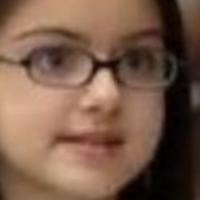
#> input picture UTKFace/14_1_0_20170119150832998.jpg.chip.jpg, 200 x 200 px, found by its file name; its folder holds only this picture in this run
$ python img2sketch.py
#> lines starting #> are read from the running program, lines starting #| are printed output that depends on the picture
# create sketch images

import cv2
from pathlib import Path
import os


# input_path = [Path('fairface', 'train'), Path('fairface', 'val')]
# dest_path = [Path('fairface', 'train_sk'), Path('fairface', 'val_sk')]

input_path = Path('UTKFace', 'utkface')
dest_path = Path('UTKFace', 'utkface_sk')


def img2sketch(photo, k_size):

    #Read Image
#> called with photo = '14_1_0_20170119150832998.jpg.chip.jpg', k_size = 21
    img = cv2.imread(str(Path(str(input_path), photo)))
#> img is the input picture: shape (200, 200, 3); mean B, G, R 73.4, 91.6, 122.3

    # Convert to Grey Image
    grey_img = cv2.cvtColor(img, cv2.COLOR_BGR2GRAY)
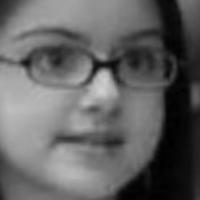
#> grey_img: shape (200, 200); min 0, max 208, mean 98.7

    # Invert Image
    invert_img = cv2.bitwise_not(grey_img)
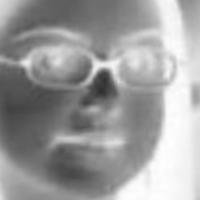
#> invert_img: shape (200, 200); min 47, max 255, mean 156.3
    #invert_img = 255-grey_img

    # Blur image
    blur_img = cv2.GaussianBlur(invert_img, (k_size, k_size), sigmaX=0, sigmaY=0)

    # Invert Blurred Image
    #invblur_img = cv2.bitwise_not(blur_img)
    invblur_img = 255-blur_img

    # Sketch Image
    sketch_img = cv2.divide(grey_img, invblur_img, scale=255.0)
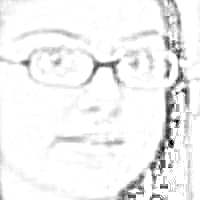
#> sketch_img: shape (200, 200); min 0, max 255, mean 241.2

    # Save Sketch
    cv2.imwrite(str(Path(str(dest_path), photo)), sketch_img)


for pic in os.listdir(input_path):
    img2sketch(photo=pic, k_size=21)

$ run again, on UTKFace/18_1_0_20170109212914272.jpg.chip.jpg
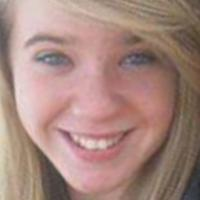
#> input picture UTKFace/18_1_0_20170109212914272.jpg.chip.jpg, 200 x 200 px, found by its file name
#> in img2sketch, img is the input picture: shape (200, 200, 3); mean B, G, R 126.7, 135, 166.4
#> in img2sketch, `invblur_img = 255-blur_img`:
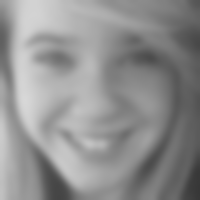
#> invblur_img: shape (200, 200); min 55, max 216, mean 143.5
#> in img2sketch, `sketch_img = cv2.divide(grey_img, invblur_img, scale=255.0)`:
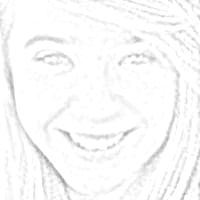
#> sketch_img: shape (200, 200); min 151, max 255, mean 249.2

$ run again, on UTKFace/18_1_0_20170109214239711.jpg.chip.jpg
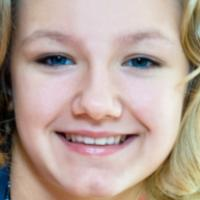
#> input picture UTKFace/18_1_0_20170109214239711.jpg.chip.jpg, 200 x 200 px, found by its file name
#> in img2sketch, img is the input picture: shape (200, 200, 3); mean B, G, R 152.9, 162.9, 183.7
#> in img2sketch, `invblur_img = 255-blur_img`:
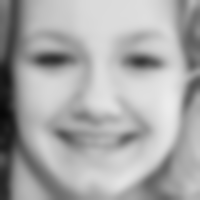
#> invblur_img: shape (200, 200); min 7, max 236, mean 167.9
#> in img2sketch, `sketch_img = cv2.divide(grey_img, invblur_img, scale=255.0)`:
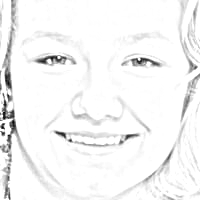
#> sketch_img: shape (200, 200); min 0, max 255, mean 244.4

$ run again, on UTKFace/14_1_1_20170116235127595.jpg.chip.jpg
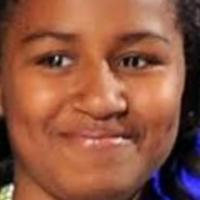
#> input picture UTKFace/14_1_1_20170116235127595.jpg.chip.jpg, 200 x 200 px, found by its file name
#> in img2sketch, img is the input picture: shape (200, 200, 3); mean B, G, R 65.4, 86.9, 144.4
#> in img2sketch, `invblur_img = 255-blur_img`:
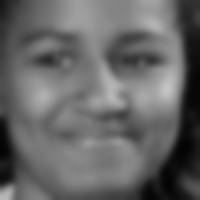
#> invblur_img: shape (200, 200); min 3, max 195, mean 101.6
#> in img2sketch, `sketch_img = cv2.divide(grey_img, invblur_img, scale=255.0)`:
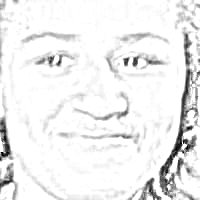
#> sketch_img: shape (200, 200); min 0, max 255, mean 238.2
